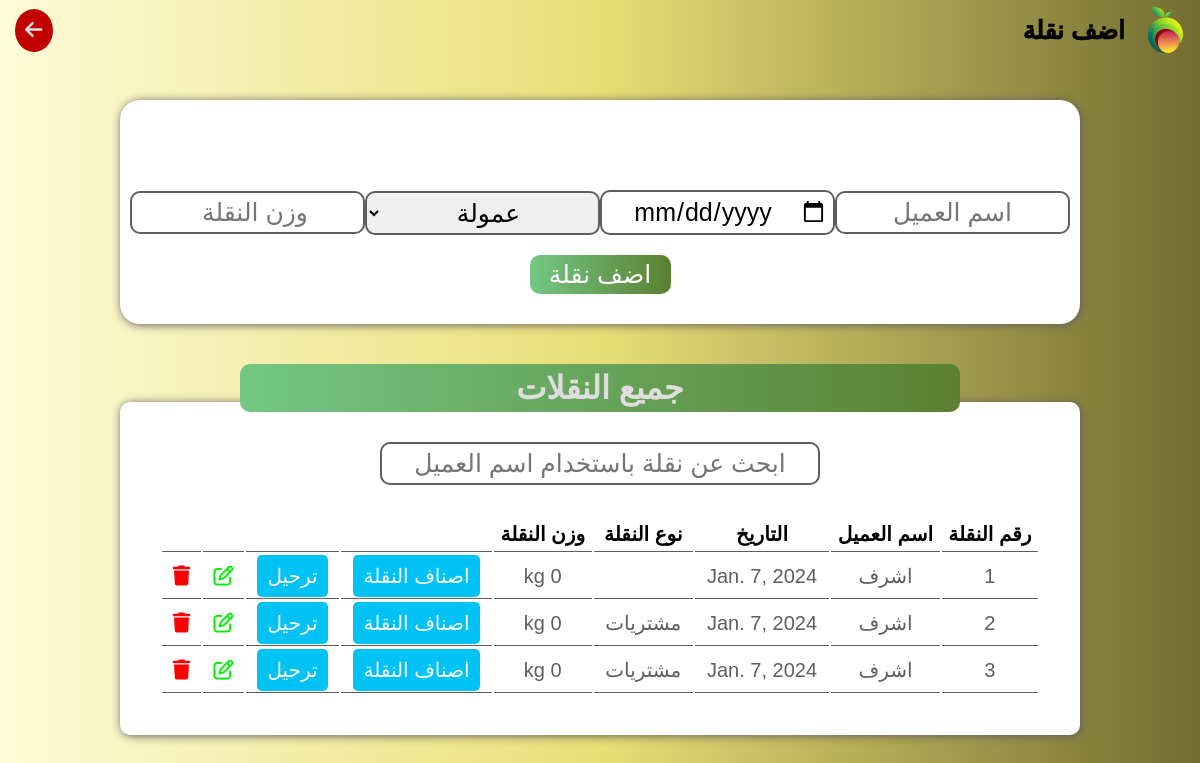
The page /addcontainer on the database as committed earlier.
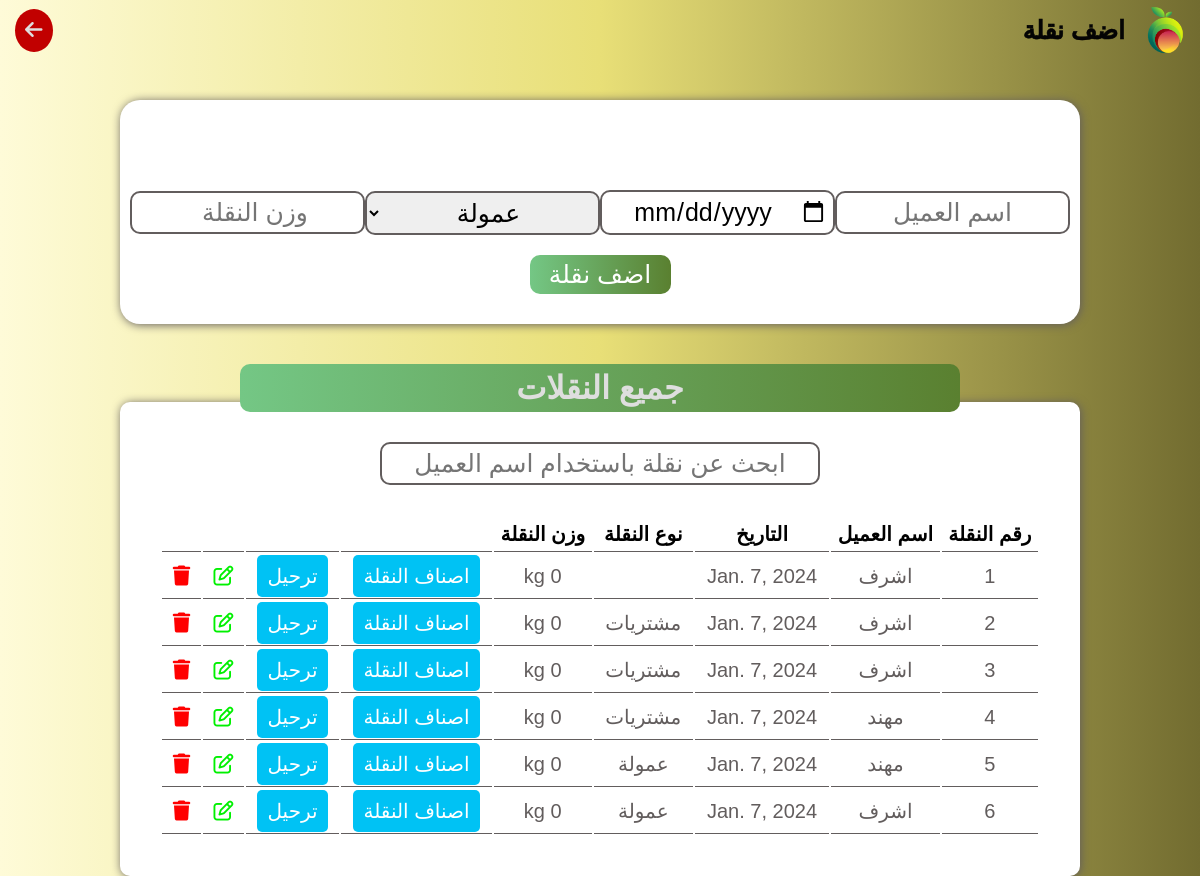
The same page on the database as committed later.
### user/models.py (models this page shows, shortened)
class Container(models.Model):
    supplier = models.ForeignKey(Supplier, on_delete=models.SET_NULL, null=True)
    date = models.DateField()
    type = models.CharField(max_length=30, default='عمولة')
    con_weight = models.PositiveIntegerField(default=0)
    num_sold_items = models.PositiveIntegerField(null=True)
    num_not_sold_items = models.PositiveIntegerField(null=True)

class Supplier(models.Model):
    name = models.CharField(max_length=30)
    place = models.CharField(max_length=70, default='غير محدد')
    date = models.DateField(default=timezone.now().date())
    type = models.CharField(max_length=30, default='عمولة')
    his_money = models.DecimalField(max_digits=10, decimal_places=2, default=0)
    on_him_money = models.DecimalField(max_digits=10, decimal_places=2,default=0)
    total = models.DecimalField(max_digits=10, decimal_places=2, blank=True, null=True)
    num_of_containers = models.PositiveIntegerField(default=0)
    @property
    def total(self):
        return self.his_money - self.on_him_money
    @property
    def num_of_containers(self):
        return self.container_set.count()

### user/views.py (the view, shortened to what this page needs)
# urls.py: path('addcontainer',views.add_container, name='addcontainer' ),
def add_container(request):
    container = Container.objects.all()
    context = {'container':container}
    containers = Container.objects.all()
    context = {'containers': containers}
    return render(request, 'add.html', context)

### templates/add.html (shortened to what this page needs)
{% load static %}
<!DOCTYPE html>
<html lang="en">
<head>
    <link rel="stylesheet" href="https://cdnjs.cloudflare.com/ajax/libs/font-awesome/6.5.1/css/all.min.css" />
    <link rel="stylesheet" href="{% static "css/main.css" %}">
</head>
<body>
    <header>
        <div class="main">
            <img src="{% static "images/logo.png" %}" alt="">
            <h1>اضف نقلة</h1>
        </div>
        <a href="#" onclick="goBack()"><i class="fa-solid fa-arrow-left"></i></a>
    </header>
    <div class="addnewcar">
        <form method="POST" class="addcar" action="{% url "addcontainer" %}">
            <ul class="messages">
            </ul>
            <div>
                <input name='supplier' type="text" placeholder="اسم العميل">
                <input name='date' type="date" placeholder="التاريخ">
                <select name="type" id="">
                    <option value="عمولة">عمولة</option>
                </select>
                <input name='weight' type="number" placeholder="وزن النقلة">
                    </div>
            <button class="addbtn">اضف نقلة</button>
        </form>
        <div class="title">
            <h1>جميع النقلات</h1>
        </div>
        <div class="table">
            <input id="searchbar" type="text" placeholder="ابحث عن نقلة باستخدام اسم العميل">
            <table>
                <thead>
                    <tr>
                        <th>رقم النقلة</th>
                        <th>اسم العميل</th>
                        <th>التاريخ</th>
                        <th>نوع النقلة</th>
                        <th>وزن النقلة</th>
                        <th></th>
                        <th></th>
                        <th></th>
                        <th></th>
                    </tr>
                </thead>
                <tbody id="tablebody">
                    <tr>
                        {% for container in containers  %}
                        <td>{{container.id}}</td>
                        <td>{{container.supplier.name}}</td>
                        <td>{{container.date}}</td>
                        <td>{{container.type}}</td>
                        <td>{{container.con_weight}} kg</td>
                        <td><a href="{% url "containeritems" container.id %}"style="text-decoration: none;" class="type" id="addkind">اصناف النقلة</a></td>
                        <td><a href="{% url "sellcar" %}"                   style="text-decoration: none;" class="type" id="sellbtn">ترحيل</a></td>
                        <td><a href="{% url "containerupdate" container.id %}" id="editcar" class="btn" style="color: #00F000;"><i class="fa-regular fa-pen-to-square"></i></a></td>
                        <td><a href="{% url "containerdelete" container.id %}" id="deletecar" class="btn"  style="color: #FF0000;" ><i class="fa-solid fa-trash"></i></a></td>
                    </tr>
                    {% endfor %}
                </tbody>
            </table>
        </div>
    </div>
</body>
</html>

Rows that differ between the two databases and show on the page:
added Container: id "4", supplier.name "مهند", date "Jan. 7, 2024", type "مشتريات"
added Container: id "5", supplier.name "مهند", date "Jan. 7, 2024", type "عمولة"
added Container: id "6", supplier.name "اشرف", date "Jan. 7, 2024", type "عمولة"
